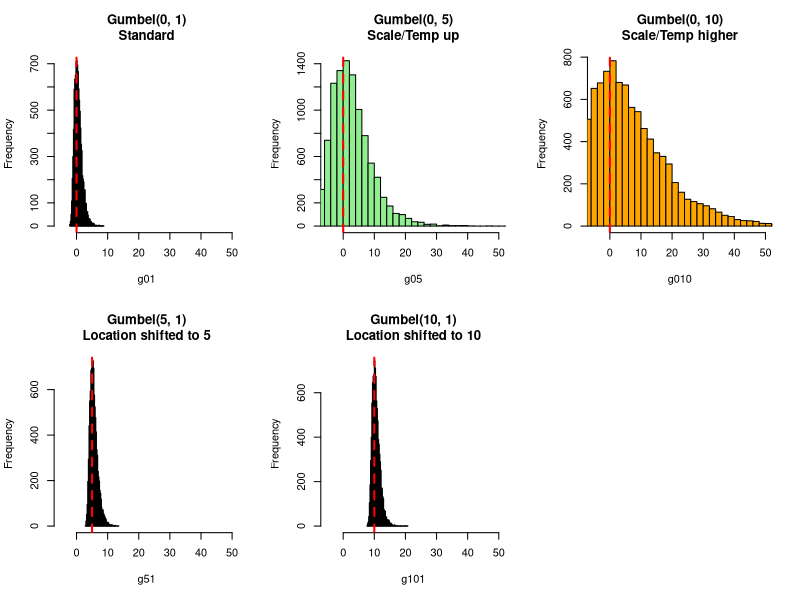

The R script that drew this image:
# Gumbel Distribution Comparison Script

# 手動定義 Gumbel 分佈生成函數
# Formula: x = location - scale * log(-log(u)) where u ~ Uniform(0,1)
rgumbel <- function(n, loc = 0, scale = 1) {
  u <- runif(n)
  return(loc - scale * log(-log(u)))
}

set.seed(42)
n <- 10000

if (rstudioapi::isAvailable()) {
  try(setwd(dirname(rstudioapi::getActiveDocumentContext()$path)), silent = TRUE)
}

find_project_root <- function() {
  curr <- getwd()
  for (i in 1:5) {
    if (dir.exists(file.path(curr, "studies"))) {
      return(curr)
    }
    curr <- dirname(curr)
  }
  return(getwd())
}
proj_root <- find_project_root()

# 準備存檔
output_pdf <- file.path(proj_root, "studies/noise/gumbel/gumbel_comparison.pdf")
pdf(output_pdf, width = 10, height = 8)
par(mfrow = c(2, 3)) # 2列3欄的佈局

# 1. 調整 Scale (驗證 temp 的影響)
g01 <- rgumbel(n, 0, 1)
hist(g01, breaks = 50, main = "Gumbel(0, 1)\nStandard", col = "skyblue", xlim = c(-5, 50))
abline(v = 0, col = "red", lwd = 2, lty = 2) # 標記 Location

g05 <- rgumbel(n, 0, 5)
hist(g05, breaks = 50, main = "Gumbel(0, 5)\nScale/Temp up", col = "lightgreen", xlim = c(-5, 50))
abline(v = 0, col = "red", lwd = 2, lty = 2)

g010 <- rgumbel(n, 0, 10)
hist(g010, breaks = 50, main = "Gumbel(0, 10)\nScale/Temp higher", col = "orange", xlim = c(-5, 50))
abline(v = 0, col = "red", lwd = 2, lty = 2)

# 2. 調整 Location (驗證位置移動)
g51 <- rgumbel(n, 5, 1)
hist(g51, breaks = 50, main = "Gumbel(5, 1)\nLocation shifted to 5", col = "pink", xlim = c(-5, 50))
abline(v = 5, col = "red", lwd = 2, lty = 2)

g101 <- rgumbel(n, 10, 1)
hist(g101, breaks = 50, main = "Gumbel(10, 1)\nLocation shifted to 10", col = "purple", xlim = c(-5, 50))
abline(v = 10, col = "red", lwd = 2, lty = 2)

dev.off()

cat("PDF plots generated at", output_pdf, "\n")
